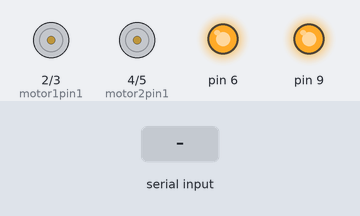
A sketch run on a simulated Arduino Uno, built with avr-gcc and run on an emulated ATmega328P. Parts: motor-driver pin pairs drawn as motors (green arrow = first pin HIGH = forward, orange = second pin HIGH = backward, longer = more drive), output pins drawn as LEDs (lit = HIGH). Inputs (shaded band) come from the test bench.

Above: at 1.2 s.
1.3 s: "B" received over the second serial link
At 2.5 s:
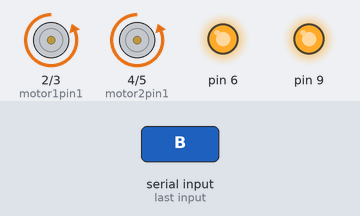
2.8 s: "L" received over the second serial link
At 3.8 s:
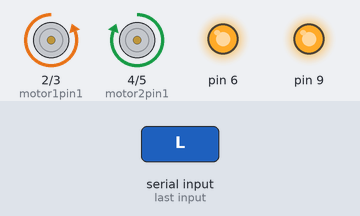
4.3 s: "R" received over the second serial link
At 4.9 s:
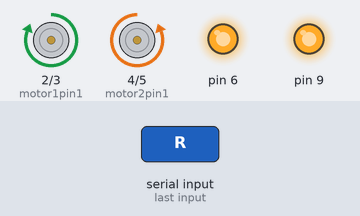
5.8 s: "F" received over the second serial link
At 6.1 s:
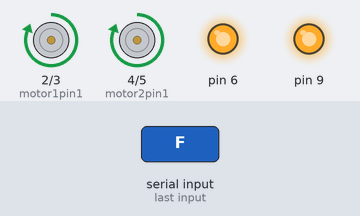
7.3 s: "S" received over the second serial link
At 8.4 s:
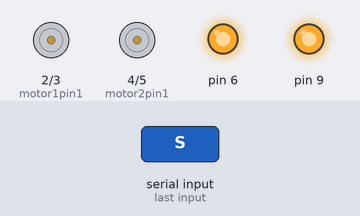
8.8 s: "G" received over the second serial link
At 9.6 s:
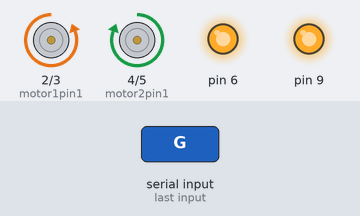
Timing chart, 0 to 11.3 s (numbered marks = the images above; inputs shaded):
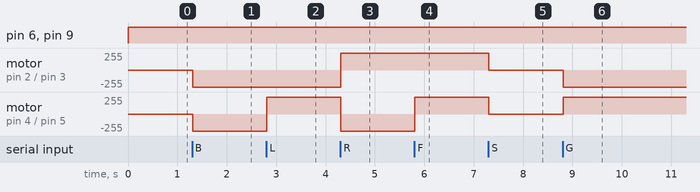

The sketch:

RC_l298n.ino
```cpp
//For Circuit Diagram Email me on zuhairzeshan60@gmail.com

#include <SoftwareSerial.h>
SoftwareSerial BT(10, 11); //TX, RX
String readvoice;

int motor1pin1 = 2;//in1
int motor1pin2 = 3;//in2

int motor2pin1 = 4;//in3
int motor2pin2 = 5;//in4

void setup() {
 BT.begin(9600);
 Serial.begin(9600);

  pinMode(motor1pin1, OUTPUT);
  pinMode(motor1pin2, OUTPUT);
  pinMode(motor2pin1, OUTPUT);
  pinMode(motor2pin2, OUTPUT);

  //(Optional)
  pinMode(6, OUTPUT);
  pinMode(9, OUTPUT);
  //(Optional)

}

void loop() {

  analogWrite(6, 255); //ENA pin
  analogWrite(9, 255); //ENB pin

  while (BT.available()){
  delay(10);
  char c = BT.read();
  readvoice += c;
  }

 if(readvoice == "B")
  {
  digitalWrite(motor1pin1, LOW);//FOR
  digitalWrite(motor1pin2, HIGH);//BACK

  digitalWrite(motor2pin1, LOW);
  digitalWrite(motor2pin2, HIGH);
  delay(100);
  }
  else if (readvoice == "S")
 {
  digitalWrite(motor1pin1, LOW);
  digitalWrite(motor1pin2, LOW);

  digitalWrite(motor2pin1, LOW);
  digitalWrite(motor2pin2, LOW);

   delay (100);
  }

else if(readvoice == "L"){
  digitalWrite(motor1pin1, LOW);
  digitalWrite(motor1pin2, HIGH);

  digitalWrite(motor2pin1, HIGH);
  digitalWrite(motor2pin2, LOW);
    delay (100);
}
else if(readvoice == "R"){

  digitalWrite(motor1pin1, HIGH);
  digitalWrite(motor1pin2, LOW);

  digitalWrite(motor2pin1, LOW);
  digitalWrite(motor2pin2, HIGH);

    delay (100);
}else if(readvoice == "F"){

  digitalWrite(motor1pin1, HIGH);
  digitalWrite(motor1pin2, LOW);

  digitalWrite(motor2pin1, HIGH);
  digitalWrite(motor2pin2, LOW);
  delay(100);

}
 else if(readvoice == "G"){

  digitalWrite(motor1pin1, LOW);
  digitalWrite(motor1pin2, HIGH);

  digitalWrite(motor2pin1, HIGH);
  digitalWrite(motor2pin2, LOW);
    delay (100);

}
 else if(readvoice == "I"){


  digitalWrite(motor1pin1, HIGH);
  digitalWrite(motor1pin2, LOW);

  digitalWrite(motor2pin1, LOW);
  digitalWrite(motor2pin2, HIGH);
    delay (100);

}
else if(readvoice == "H"){


  digitalWrite(motor1pin1, LOW);
  digitalWrite(motor1pin2, HIGH);

  digitalWrite(motor2pin1, HIGH);
  digitalWrite(motor2pin2, LOW);
    delay (100);

}else if(readvoice == "J"){


  digitalWrite(motor1pin1, HIGH);
  digitalWrite(motor1pin2, LOW);


  digitalWrite(motor2pin1, LOW);
  digitalWrite(motor2pin2, HIGH);

    delay (100);

}
readvoice="";

}
```

Measured:
- after the input at 1.3 s, motor on pin 2 (motor1pin1) / pin 3 (motor1pin2), motor on pin 4 (motor2pin1) / pin 5 (motor2pin2): stopped → backward 255/255 at once
- after the input at 2.8 s, motor on pin 4 (motor2pin1) / pin 5 (motor2pin2): backward 255/255 → forward 255/255 at once
- after the input at 4.3 s, motor on pin 2 (motor1pin1) / pin 3 (motor1pin2): backward 255/255 → forward 255/255 at once; motor on pin 4 (motor2pin1) / pin 5 (motor2pin2): forward 255/255 → backward 255/255 at once
- after the input at 5.8 s, motor on pin 4 (motor2pin1) / pin 5 (motor2pin2): backward 255/255 → forward 255/255 at once
- after the input at 7.3 s, motor on pin 2 (motor1pin1) / pin 3 (motor1pin2), motor on pin 4 (motor2pin1) / pin 5 (motor2pin2): forward 255/255 → stopped at once
- after the input at 8.8 s, motor on pin 2 (motor1pin1) / pin 3 (motor1pin2): stopped → backward 255/255 at once; motor on pin 4 (motor2pin1) / pin 5 (motor2pin2): stopped → forward 255/255 at once
